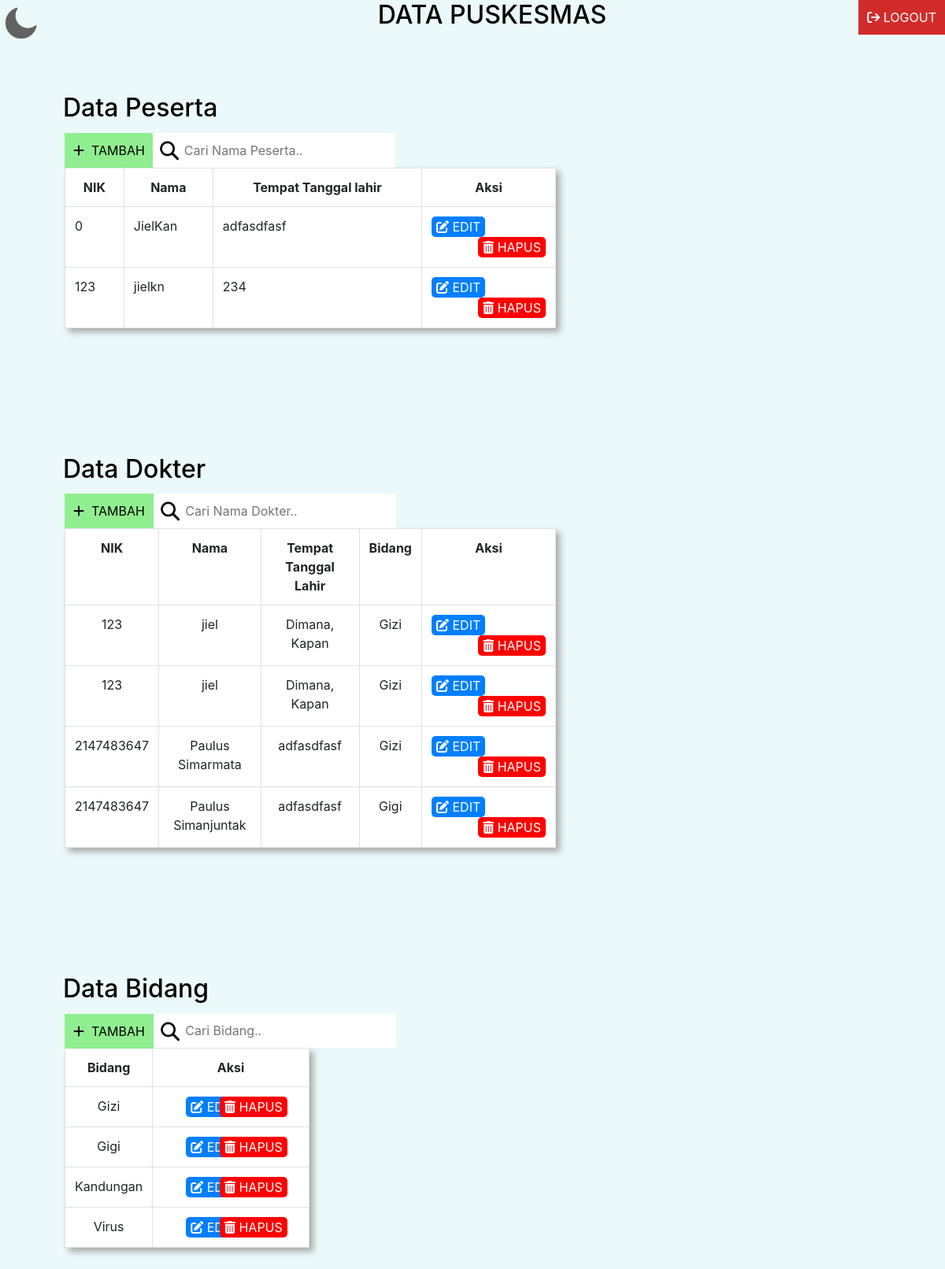
Page /halaman_admin.php on the committed database.
### tables this page shows
CREATE TABLE `tb_peserta` (
  `id_peserta` int(10) NOT NULL,
  `nik` int(25) NOT NULL,
  `nama` varchar(100) NOT NULL,
  `ttl` varchar(25) NOT NULL
);

CREATE TABLE `tb_dokter` (
  `id_dokter` int(10) NOT NULL,
  `nik` int(25) NOT NULL,
  `nama` varchar(100) NOT NULL,
  `ttl` varchar(25) NOT NULL,
  `bidang` varchar(50) NOT NULL
);

CREATE TABLE `tb_bidang` (
  `id_bidang` int(10) NOT NULL,
  `nama_bidang` varchar(50) NOT NULL
);

### halaman_admin.php (the view, shortened to what this page needs)
<!DOCTYPE html>
<html id="haladmin">
<head>
	<link rel="stylesheet" type="text/css" href="bootstrap/css/bootstrap.min.css">
	<link rel="stylesheet" type="text/css" href="fa/css/all.min.css">
	<link rel="stylesheet" type="text/css" href="style.css">
</head>
<body>
	<img src="img/moon.png" id="icon" class="nav-item theme">
	<center><h2>DATA PUSKESMAS</h2></center>
	<br/>
	<a href="logout.php"><button class="logout"><i class="fa-solid fa-arrow-right-from-bracket"></i> LOGOUT</button></a>
	<br/>
	<br/>
	<h2 style="margin-left: 80px;">Data Peserta</h2>
	<a href="halaman_tambah.php"><button class="tambah"><i class="fa-solid fa-plus"></i> &nbspTAMBAH</button></a>
	<input type="text" id="serj" onkeyup="fungsiserj()" placeholder="Cari Nama Peserta..">
	<br/>
	<br/>
	<table style="width:52%;" class="table table-bordered"  id="table1" >
		<tr  class="text-center">
			<th>NIK</th>
			<th>Nama</th>
			<th>Tempat Tanggal lahir</th>
			<th style="width:170px ; height: 10px;">Aksi</th>
		</tr>
		<?php
		include 'koneksi.php';
		$data = mysqli_query($koneksi,"select * from tb_peserta");
		while($d = mysqli_fetch_array($data)){
			?>
			<tr>
				<td><?php echo $d['nik']; ?></td>
				<td><?php echo $d['nama']; ?></td>
				<td><?php echo $d['ttl']; ?></td>
				<td>
					<a href="halaman_edit.php?id_peserta=<?php echo $d['id_peserta']; ?>"><button class="edit"><i class="fa-solid fa-pen-to-square"></i>&nbspEDIT</button></a>
					<a href="hapus.php?id_peserta=<?php echo $d['id_peserta']; ?>"><button class="hapus"><i class="fa-solid fa-trash-can text"></i>&nbspHAPUS</button></a>
				</td>
			</tr><?php
		}
		?>
	</table>
	<br/>
	<br/>
	<br/>
	<br/>
	<br/>
	<br/>
	<h2 style="margin-left: 80px;">Data Dokter</h2>
	<a href="halaman_tambah_dokter.php"><button class="tambah_mapel"><i class="fa-solid fa-plus"></i> &nbspTAMBAH</button></a>
	<input type="text" id="serj2" onkeyup="fungsiserj2()" placeholder="Cari Nama Dokter..">
	<br/>
	<br/>
	<table style="width:52%;" class="table table-bordered text-center" id="table2">
		<tr>
			<th>NIK</th>
			<th>Nama</th>
			<th>Tempat Tanggal Lahir</th>
			<th>Bidang</th>
			<th style="width:170px ; height: 10px;">Aksi</th>
		</tr>
		<?php
		include 'koneksi.php';
		$datadokter = mysqli_query($koneksi,"select * from tb_dokter");
		while($dd = mysqli_fetch_array($datadokter)){
			?>
			<tr>
				<td><?php echo $dd['nik']; ?></td>
				<td><?php echo $dd['nama']; ?></td>
				<td><?php echo $dd['ttl']; ?></td>
				<td><?php echo $dd['bidang']; ?></td>
				<td>
					<a href="halaman_edit_dokter.php?id_dokter=<?php echo $dd['id_dokter']; ?>"><button class="edit"><i class="fa-solid fa-pen-to-square"></i>&nbspEDIT</button></a>
					<a href="hapus_dokter.php?id_dokter=<?php echo $dd['id_dokter']; ?>"><button class="hapus"><i class="fa-solid fa-trash-can text"></i>&nbspHAPUS</button></a>
				</td>
			</tr><?php
		}
		?>
	</table>
	<br/>
	<br/>
	<br/>
	<br/>
	<br/>
	<br/>
	<h2 style="margin-left: 80px;">Data Bidang</h2>
	<a href="halaman_tambah_bidang.php"><button class="tambah_mapel"><i class="fa-solid fa-plus"></i> &nbspTAMBAH</button></a>
	<input type="text" id="serj3" onkeyup="fungsiserj3()" placeholder="Cari Bidang..">
	<table style="width:25.9%;" class="table table-bordered text-center" id="table3">
		<tr>
			<th>Bidang</th>
			<th style="width:215px ; height: 10px;">Aksi</th>
		</tr>
		<?php
		include 'koneksi.php';
		$databidang = mysqli_query($koneksi,"select * from tb_bidang");
		while($db = mysqli_fetch_array($databidang)){
			?>
			<tr>
				<td><?php echo $db['nama_bidang']; ?></td>
				<td>
					<a href="halaman_edit_bidang.php?id_bidang=<?php echo $db['id_bidang']; ?>"><button class="edit_bidang"><i class="fa-solid fa-pen-to-square"></i>&nbspEDIT</button></a>
					<a href="hapus_bidang.php?id_bidang=<?php echo $db['id_bidang']; ?>"><button class="hapus_bidang"><i class="fa-solid fa-trash-can text"></i>&nbspHAPUS</button></a>
				</td>
			</tr><?php
		}
		?>
	</table>
<br><br><br><br><br><br><br><br><br>
</body>
</html>

### style.css (style rules this page uses)
#icon { float: right; width: 50px; position: relative; top: -75px; cursor: pointer; }
#haladmin .tambah_mapel, #haladmin .tambah { border: none; padding: 10px 11px; position: relative; top: 4px; left: 82px; float: left; background-color: lightgreen; }
#haladmin .edit { border: none; padding: auto; float: left; background-color: #007FFF; border-radius: 5px; color: white; }
#haladmin .edit_bidang { border: none; padding: auto; float: left; background-color: #007FFF; border-radius: 5px; color: white; position: relative; left: 30px; }
#haladmin .hapus { border: none; padding: auto; float: right; background-color: red; border-radius: 5px; color: white; }
#haladmin .hapus_bidang { border: none; padding: auto; float: right; background-color: red; border-radius: 5px; color: white; position: relative; left: -15px; }
#haladmin .logout, #haluser .logout { border: none; padding: 10px 11px; position: relative; top: -70px; float: right; background-color: #D22B2B; color: white; }
#haladmin #table2, #haladmin #table1 { margin-left: 82px; }
body, #haluser body, #haledit body { background: var(--warna3); }
#haladmin table , #haluser table { background-color: white; box-shadow: 5px 5px 8px var(--shadow); }
#haladmin #serj { background-image: url('img/search.png'); background-position: 7px 9px; background-repeat: no-repeat; background-size: 29px; font-size: 16px; padding: 9.93px 20px 10px 40px; position: relative; top: 3.8px; border: none; outline: none; float: left; margin-left: 81px; }
#haladmin #serj2 { background-image: url('img/search.png'); background-position: 7px 9px; background-repeat: no-repeat; background-size: 29px; font-size: 16px; padding: 9.93px 20px 10px 40px; position: relative; left: 82.5px; top: 3.5px; border: none; outline: none; float: left; }
#haladmin #serj3 { background-image: url('img/search.png'); background-position: 7px 9px; background-repeat: no-repeat; background-size: 29px; font-size: 16px; padding: 9.93px 20px 10px 40px; position: relative; left: 82.5px; top: 4px; border: none; outline: none; float: left; }
#haladmin #icon, #haluser #icon { float: left; width: 50px; position: relative; top: 4px; cursor: pointer; }
#haladmin h2, #haluser h2 { color: var(--warna4); }
#haladmin #table3 { margin-top: 55px; margin-left: 82px; }
:root { --warna1: #fff; --warna2: #2aa7e2; --warna3: #ebf9fb; --warna4: #000; --shadow: darkgray; }

### rows in the picture
tb_peserta: nik "0", nama "JielKan", ttl "adfasdfasf"
tb_peserta: nik "123", nama "jielkn", ttl "234"
tb_dokter: nik "123", nama "jiel", ttl "Dimana, Kapan", bidang "Gizi"
tb_dokter: nik "123", nama "jiel", ttl "Dimana, Kapan", bidang "Gizi"
tb_dokter: nik "2147483647", nama "Paulus Simarmata", ttl "adfasdfasf", bidang "Gizi"
tb_dokter: nik "2147483647", nama "Paulus Simanjuntak", ttl "adfasdfasf", bidang "Gigi"
tb_bidang: nama_bidang "Gizi"
tb_bidang: nama_bidang "Gigi"
tb_bidang: nama_bidang "Kandungan"
tb_bidang: nama_bidang "Virus"
